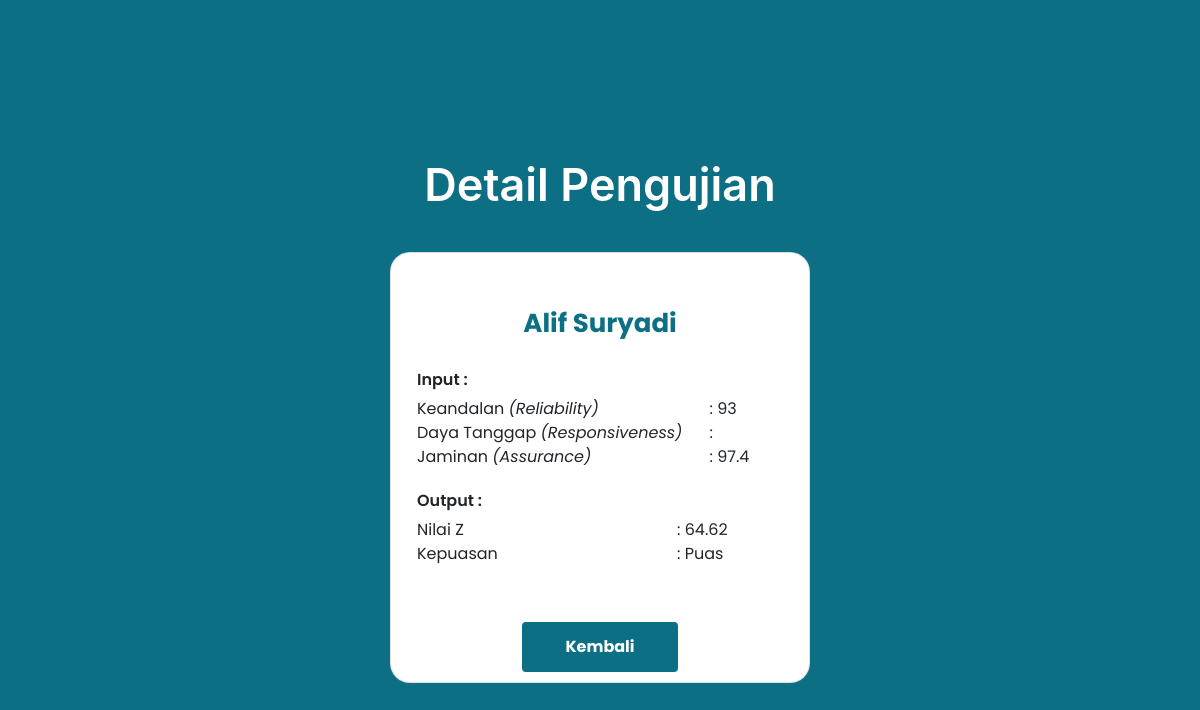
The app's page /pages/admin/pengujian/hasil-pengujian.php?id_form=1 (signed in) with its own data.
### tables this page shows
CREATE TABLE `survey_results` (
  `id_result` int(11) NOT NULL,
  `id_form` int(11) NOT NULL,
  `created_at` timestamp NULL DEFAULT NULL,
  `reliability` float NOT NULL,
  `empathy` float NOT NULL,
  `assurance` float NOT NULL,
  `nilai_z` float NOT NULL,
  `kepuasan` varchar(100) NOT NULL
);

CREATE TABLE `users` (
  `id_user` int(11) NOT NULL,
  `username` varchar(100) NOT NULL,
  `email` varchar(100) DEFAULT NULL,
  `password` varchar(100) DEFAULT NULL,
  `role` varchar(100) NOT NULL,
  `gender` varchar(100) DEFAULT NULL,
  `job` varchar(100) DEFAULT NULL,
  `age` int(11) DEFAULT NULL,
  `address` text DEFAULT NULL
);

### pages/admin/pengujian/hasil-pengujian.php (the view, shortened to what this page needs)
<?php
include_once("../../../validations/connection.php");
$hasil_pengujian = [];
try {
    if(isset($_GET['id_form'])) {
        $id_form = $_GET['id_form'];
        $query = "SELECT sr.*, sf.id_user
                  FROM survey_results sr
                  LEFT JOIN survey_form sf ON sr.id_form = sf.id_form
                  WHERE sr.id_form = $id_form";
        $result = mysqli_query($connect, $query);
        if ($result) {
            while ($row = mysqli_fetch_assoc($result)) {
                $hasil_pengujian[] = $row;
            }
        } else {
            echo "Error: " . mysqli_error($connect);
        }
        $nama_lara = "Unknown";
    } else {
        echo "Error: Parameter id_form tidak ditemukan dalam URL";
    }
} catch(Exception $e) {
    echo "Error: " . $e->getMessage();
}
?>
<!DOCTYPE html>
<html lang="en">
<head>
    <link rel="stylesheet" href="../../../assets/styles/main.css" />
    <link href="../../../vendor/bootstrap-icons/bootstrap-icons.css" rel="stylesheet" />
    <link href="../../../vendor/aos/aos.css" rel="stylesheet" />
    <link href="../../../vendor/glightbox/css/glightbox.min.css" rel="stylesheet" />
</head>
<body>
    <main>
        <?php
          if (!empty($hasil_pengujian)) {
              foreach ($hasil_pengujian as $pengujian) {
                  $id_user = $pengujian['id_user'];
                  $query = "SELECT username FROM users WHERE id_user = $id_user";
                  $result = mysqli_query($connect, $query);
                  $row = mysqli_fetch_assoc($result);
                  $nama_lengkap = $row['username'];
                  echo '<section id="hasil-pengujian" class="hasil-pengujian">';
                  echo '<div class="content" data-aos="fade-up">';
                  echo '<h2 class="title">Detail Pengujian</h2>';
                  echo '<div class="card">';
                  echo '<div class="card-body">';
                  echo '<div class="row">';
                  echo '<div class="col-12">';
                  echo '<div class="card-title">' . ($nama_lengkap == $nama_lara ? $nama_lara : $nama_lengkap) . '</div>';
                  echo '<div class="card-subtitle">Input :</div>';
                  echo '<div class="card-text">';
                  echo '<div class="row">';
                  echo '<div class="col-9">Keandalan <span>(Reliability)</span></div>';
                  echo '<div class="col-3">: ' . $pengujian['reliability'] . '</div>';
                  echo '<div class="col-9">Daya Tanggap <span>(Responsiveness)</span></div>';
                  echo '<div class="col-3">: ' . $pengujian['responsiveness'] . '</div>';
                  echo '<div class="col-9">Jaminan <span>(Assurance)</span></div>';
                  echo '<div class="col-3">: ' . $pengujian['assurance'] . '</div>';
                  echo '</div>';
                  echo '</div>';
                  echo '<div class="card-subtitle">Output :</div>';
                  echo '<div class="card-text">';
                  echo '<div class="row">';
                  echo '<div class="col-8">Nilai Z</div>';
                  echo '<div class="col-4">: ' . $pengujian['nilai_z'] . '</div>';
                  echo '<div class="col-8">Kepuasan</div>';
                  echo '<div class="col-4">: ' . $pengujian['kepuasan'] . '</div>';
                  echo '</div>';
                  echo '</div>';
                  echo '</div>';
                  echo '</div>';
                  echo '</div>';
                  echo '<div class="row">';
                  echo '<div class="col-12 text-center">';
                  echo '<a href="./table-pengujian.php" class="btn btn-primary">Kembali</a>';
                  echo '</div>';
                  echo '</div>';
                  echo '</div>';
                  echo '</div>';
                  echo '</section>';
              }
          }
        ?>
    </main>
</body>
</html>

### records on screen
survey_results: users.username "Alif Suryadi", reliability "93", assurance "97.4", nilai_z "64.62", kepuasan "Puas"
